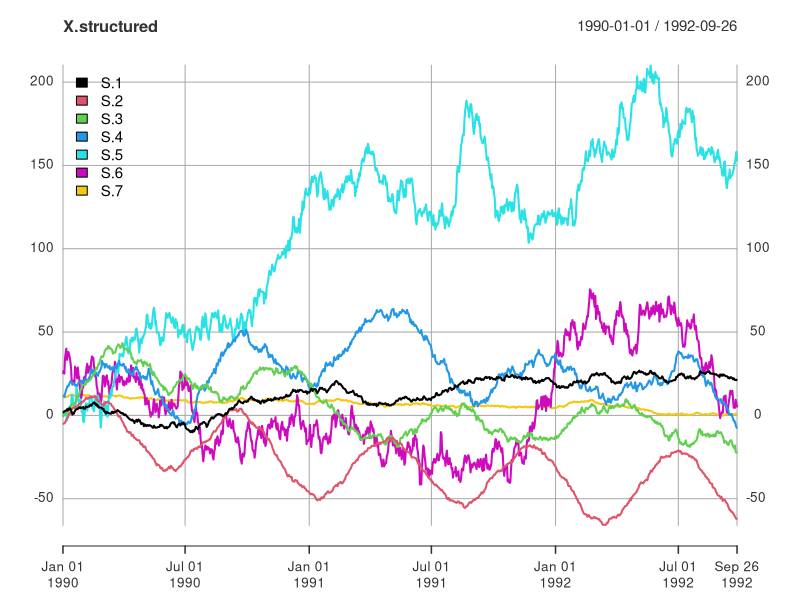

The R source for this figure:
library(quantmod)

#
# Naive script which will evolve to something more sophisticated
# Generates multivariate time series with various structure
#

n.series <- 7
n.length <- 1000

t <- seq.Date(from=as.Date("1990-01-01"), by=1, length.out = n.length)
periods <- runif(n.series, 0, 0.05)
diff.const <- runif(n.series, 0, 5)
scale <- runif(n.series, 0, 20)
intercept <- rnorm(n.series, 0, 10)

data <- lapply(1:n.series, 
       FUN = function(n) {
         s <- intercept[n] +
              scale[n]*sin(periods[n]*c(1:n.length)) + 
              cumsum(rnorm(n.length, sd=diff.const[n]))
         return(s)})
X.structured <- xts(as.data.frame(data), order.by = t)
colnames(X.structured) <- paste("S", c(1:n.series), sep=".")
plot(X.structured, legend.loc = "topleft")
